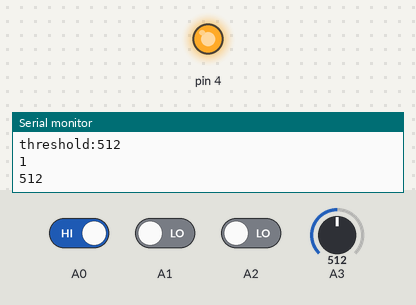
Recording of a sketch running on a simulated Arduino Uno, built with avr-gcc and run on an emulated ATmega328P. Parts: output pins drawn as LEDs (lit = HIGH), the last lines printed to the serial monitor. Inputs (shaded band) come from the test bench; at power-on: A2 LOW, A0 HIGH, A1 LOW, A3 = 512.

Above: at 1.2 s.
1.3 s: A2 driven HIGH
At 2.5 s:
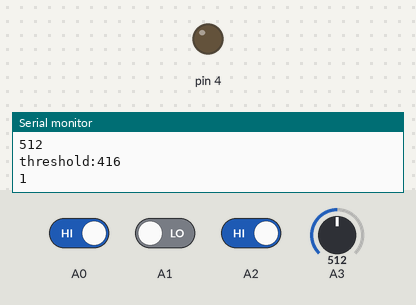
2.8 s: A0 driven LOW and A1 driven HIGH
5.8 s: A2 driven LOW
At 7.6 s:
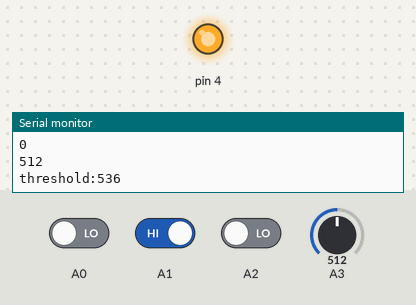
8.7 s: A3 set to 110
11.7 s: A3 set to 89
Timing chart, 0 to 14.2 s (numbered marks = the images above; inputs shaded):
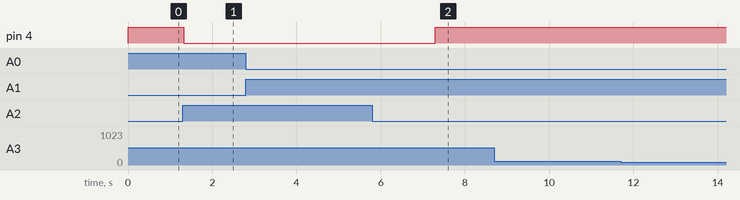

Measured:
- after the input at 1.3 s, pin 4: HIGH → LOW at once
- after the input at 5.8 s, pin 4: LOW → HIGH after 1.5 s

The sketch:

Comparetar.ino
```cpp
// IN- > IN+ → 0
// IN- < IN+ → 1

void setup() {
  pinMode(A0, INPUT_PULLUP);
  Serial.begin(9600);
  Serial.println("こんぱれーたー てすと 2024-07-29");
}

void loop() {
  static int hensuu = 128;
  if (digitalRead(A1)) hensuu += hensuu < 255 ? 1 : 0;
  if (digitalRead(A2)) hensuu -= hensuu > 0 ? 1 : 0;

  Serial.print("threshold:");
  Serial.println(hensuu * 4);
  analogWrite(4, hensuu);
  Serial.println(digitalRead(A0));
  Serial.println(analogRead(A3));

  delay(50);
}
```
